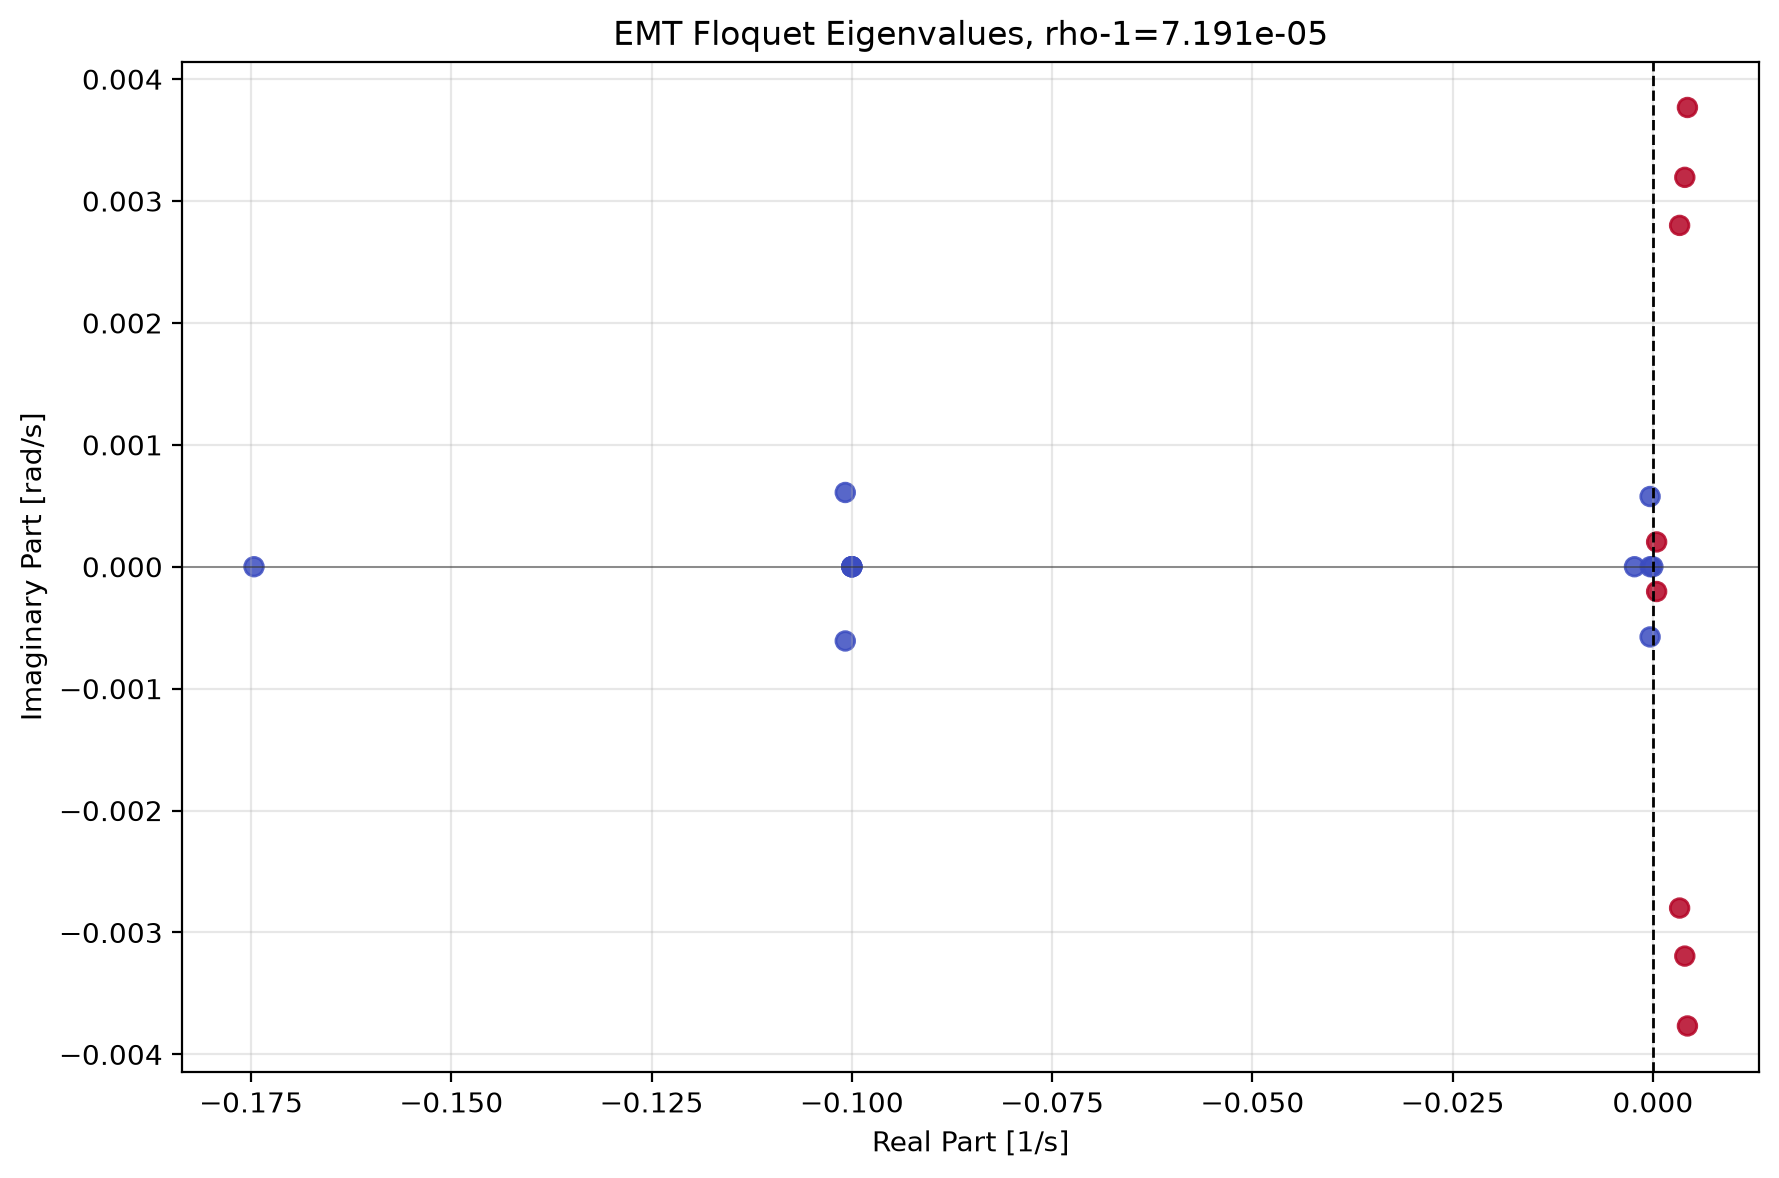

Write the Python code that produced this figure.
# This Source Code Form is subject to the terms of the Mozilla Public
# License, v. 2.0. If a copy of the MPL was not distributed with this
# file, You can obtain one at https://mozilla.org/MPL/2.0/.
# SPDX-License-Identifier: MPL-2.0

"""EMT Floquet small-signal analysis entry point for the TenSyGrid dashboard."""

from __future__ import annotations

import argparse
import hashlib
import pickle
import sys
import time
from pathlib import Path

import matplotlib.pyplot as plt
import numpy as np

project_base = Path(__file__).resolve().parents[2]
src_path = project_base / "src"
if str(src_path) not in sys.path:
    sys.path.insert(0, str(src_path))

import VeraGridEngine.api as vge
from VeraGridEngine.Simulations.SmallSignalStabilityEmt.small_signal_stability_emt_driver import (
    SmallSignalStabilityEmtDriver,
)
from VeraGridEngine.Simulations.SmallSignalStabilityEmt.small_signal_stability_emt_options import (
    SmallSignalStabilityEmtOptions,
)
from VeraGridEngine.enumerations import SmallSignalEmtBuildTypes
from TensyGridEngine.emt.emt_ieee9 import attach_emt_models, build_emt_options, build_power_flow_options
from TensyGridEngine.emt.emt_power_flow import run_emt_power_flows


DEFAULT_GRID = "IEEE 9 Bus EMT.veragrid"
N_MODES = 20
MARGINAL_MULTIPLIER_TOLERANCE = 1.0e-4
# A structural zero eigenvalue (Floquet multiplier mu = 1) makes the periodic
# equilibrium non-hyperbolic. In that case Hartman-Grobman linearization cannot
# certify stability, so the result must always be reported as MARGINAL.
# The tolerance is expressed on the continuous exponent (1/s) and is well below
# the slowest physical modes (>= 3e-4 1/s in the IEEE 9 test case).
ZERO_EIGENVALUE_TOLERANCE = 1.0e-6
STEPS_PER_PERIOD = 600
LIFTED_STEPS_PER_PERIOD = 1200
FORCE_MULTILINEAR_MACHINE = True
GOVERNOR_K = 40.0
# Fast path: matrix-free block-Arnoldi (BIRAM) on the same period map. It needs
# the full 1200-step discretization to reproduce the reference multipliers, but
# refined Ritz vectors are disabled because they re-apply the operator to the
# whole Krylov basis and dominate the runtime.
FAST_STEPS_PER_PERIOD = 1200
FAST_MAX_KRYLOV_DIM = 160
FAST_MAX_RESTARTS = 0


def load_grid(grid_filename: str = DEFAULT_GRID):
    """Load a VeraGrid grid from ``Grids_and_profiles/grids``."""
    grid_path = project_base / "Grids_and_profiles" / "grids" / grid_filename
    if not grid_path.exists():
        raise FileNotFoundError(f"Grid file not found: {grid_path}")
    grid = vge.open_file(str(grid_path))
    print(f"Loaded grid: {grid_path}")
    return grid


def _has_emt_models(grid) -> bool:
    for collection in (grid.buses, grid.generators, grid.lines, grid.loads,
                       grid.transformers2w, grid.shunts):
        for device in collection:
            model = getattr(device, "emt_model", None)
            if model is not None and not model.empty():
                return True
    return False


def _is_lifted_machine(grid) -> bool:
    """Detect the trig-lifted (multilinear) EMT machine from its saved states."""
    for generator in grid.generators:
        model = getattr(generator, "emt_model", None)
        if model is None or model.empty():
            continue
        for child in model.children:
            for state in getattr(child, "state_vars", []):
                if state.name == "u_cos_sauer_pai":
                    return True
    return False


def run_emt_small_signal_analysis(grid, fast: bool = False):
    """Run power flow and EMT Floquet small-signal analysis.

    :param grid: Loaded VeraGrid circuit with EMT models.
    :param fast: Use the matrix-free Hybrid Block-Arnoldi (BIRAM) backend
        instead of the standard ARPACK Arnoldi backend.
    """
    if not _has_emt_models(grid):
        raise RuntimeError("The loaded grid does not contain EMT models")

    lifted_machine = _is_lifted_machine(grid)
    if FORCE_MULTILINEAR_MACHINE:
        attach_emt_models(
            grid,
            multilinear_machine=True,
            governor_k=GOVERNOR_K,
        )
        lifted_machine = True

    steps_per_period = FAST_STEPS_PER_PERIOD if fast else (
        LIFTED_STEPS_PER_PERIOD if lifted_machine else STEPS_PER_PERIOD)
    period = 1.0 / float(grid.fBase)

    balanced_results, three_phase_results = run_emt_power_flows(grid, build_power_flow_options())

    emt_options = build_emt_options()
    emt_options.time_step = period / float(steps_per_period)
    emt_options.simulation_time = period

    small_signal_options = SmallSignalStabilityEmtOptions(
        k=N_MODES,
        target_period=period,
        max_krylov_dim=(FAST_MAX_KRYLOV_DIM if fast else max(30, 2 * N_MODES)),
        ss_assessment_time=period,
        verbose=0,
        max_restarts=(FAST_MAX_RESTARTS if fast else 0),
        use_refined_ritz=(not fast),
        build_type=(SmallSignalEmtBuildTypes.HybridArnoldi
                    if fast else SmallSignalEmtBuildTypes.Arnoldi),
        consistent_dae_tangent=lifted_machine,
    )
    driver = SmallSignalStabilityEmtDriver(
        grid=grid,
        emt_options=emt_options,
        sss_options=small_signal_options,
        pf_results=balanced_results,
        pf_results_3ph=three_phase_results,
    )
    problem = driver.problem
    driver.run()
    if driver.results is None:
        raise RuntimeError("EMT small-signal analysis returned no results")

    eigenvalues = driver.results.eigenvalues
    finite = eigenvalues[np.isfinite(eigenvalues) & (np.abs(eigenvalues) < 1e6)]
    multipliers = np.asarray(driver.results.multipliers)
    finite_mu = multipliers[np.isfinite(multipliers)]
    rho = float(np.max(np.abs(finite_mu))) if len(finite_mu) else float("nan")
    unstable_threshold = float(np.log(1.0 + MARGINAL_MULTIPLIER_TOLERANCE) / period)

    # Stability margin in 1/s: the real part of the dominant continuous
    # eigenvalue. This is coherent with the eigenvalue axis and with
    # ``unstable_threshold`` (also 1/s), unlike the old dimensionless rho - 1.
    margin = float(np.max(np.real(finite))) if len(finite) else float("nan")
    stable = bool(margin <= unstable_threshold) if len(finite) else False

    zero_mask = np.abs(finite) <= ZERO_EIGENVALUE_TOLERANCE
    has_zero_eigenvalue = bool(np.any(zero_mask))
    zero_eigenvalues = [
        {
            "re": float(np.real(ev)),
            "im": float(np.imag(ev)),
            "mu_re": float(np.exp(np.real(ev) * period)),
            "mu_im": float(np.exp(np.real(ev) * period) * np.sin(np.imag(ev) * period)),
        }
        for ev in finite[zero_mask]
    ]

    warnings: list[str] = []
    if has_zero_eigenvalue:
        status = "MARGINAL"
        warnings.append(
            "Zero eigenvalue detected (Floquet multiplier |mu| ≈ 1). The "
            "equilibrium is non-hyperbolic, so the Hartman-Grobman theorem may "
            "not apply and the linear stability assessment is indeterminate."
        )
    elif stable:
        status = "STABLE"
    else:
        status = "UNSTABLE"
        warnings.append(
            f"The dominant eigenvalue has a positive real part "
            f"({margin:.3e} 1/s), above the stability threshold "
            f"({unstable_threshold:.3e} 1/s)."
        )

    dominant_index = int(np.argmax(np.real(finite))) if len(finite) else -1
    dominant_eigenvalue = (
        {
            "re": float(np.real(finite[dominant_index])),
            "im": float(np.imag(finite[dominant_index])),
            "mu_abs": float(np.exp(np.real(finite[dominant_index]) * period)),
        }
        if dominant_index >= 0 else None
    )

    print(f"EMT machine={'multilinear' if lifted_machine else 'original'} "
          f"steps_per_period={steps_per_period}")
    print(f"EMT solver={'Hybrid Block-Arnoldi (matrix-free)' if fast else 'Arnoldi (ARPACK)'}")
    print(f"EMT states={problem.get_states_number()} diff_vars={problem.get_diff_var_number()}")
    print(f"Finite eigenvalues={len(finite)} rho={rho:.9f} status={status} "
          f"margin={margin:.6e} 1/s threshold={unstable_threshold:.6e} 1/s")
    if has_zero_eigenvalue:
        print(f"Zero eigenvalue(s)={len(zero_eigenvalues)} -> MARGINAL "
              f"(Hartman-Grobman may not apply)")

    return {
        "problem": problem,
        "pf_results": balanced_results,
        "results": driver.results,
        "eigenvalues": finite,
        "stable": stable,
        "status": status,
        "margin": margin,
        "margin_definition": "max_real_part",
        "rho": rho,
        "dominant_eigenvalue": dominant_eigenvalue,
        "has_zero_eigenvalue": has_zero_eigenvalue,
        "zero_eigenvalues": zero_eigenvalues,
        "warnings": warnings,
        "unstable_threshold": unstable_threshold,
        "period": period,
        "fast": fast,
        "build_type": str(small_signal_options.build_type),
        "solver": "Hybrid Block-Arnoldi (matrix-free)" if fast else "Arnoldi (ARPACK)",
    }


def plot_results(results: dict, output_path: Path | None = None) -> None:
    """Plot and save the finite eigenvalues."""
    eigenvalues = results["eigenvalues"]
    if output_path is None:
        output_path = Path(__file__).resolve().parent / "small_signal_analysis_main_emt.png"

    fig, ax = plt.subplots(figsize=(9, 6))
    if len(eigenvalues):
        colors = np.real(eigenvalues) > 0.0
        ax.scatter(np.real(eigenvalues), np.imag(eigenvalues), c=colors, cmap="coolwarm", s=45, alpha=0.85)
    ax.axvline(0.0, color="k", linestyle="--", linewidth=1)
    ax.axhline(0.0, color="k", linewidth=0.7, alpha=0.4)
    ax.set_xlabel("Real Part [1/s]")
    ax.set_ylabel("Imaginary Part [rad/s]")
    ax.set_title(f"EMT Floquet Eigenvalues ({results.get('solver', 'Arnoldi')}), "
                 f"max Re={results['margin']:.3e} 1/s (rho={results.get('rho', float('nan')):.6f})")
    ax.grid(True, alpha=0.3)
    plt.tight_layout()
    fig.savefig(output_path, dpi=200, bbox_inches="tight")
    plt.close(fig)
    print(f"Saved plot: {output_path}")


def _damping(re_: float, im: float) -> float:
    mag = np.sqrt(re_ * re_ + im * im)
    return -re_ / mag if mag > 1e-12 else 0.0


def _freq_hz(im: float) -> float:
    return abs(im) / (2 * np.pi)


def _hash_operating_point(x: np.ndarray) -> str:
    return hashlib.sha256(np.asarray(x, dtype=float).tobytes()).hexdigest()


def save_results(results: dict, grid, grid_filename: str, elapsed: float) -> None:
    eigenvalues = results["eigenvalues"]
    pf_results = results["pf_results"]
    emt_results = results["results"]
    problem = results["problem"]
    fast = bool(results.get("fast", False))

    eigenvalues_list = [
        {"re": float(np.real(ev)), "im": float(np.imag(ev))}
        for ev in eigenvalues
    ]

    pf_matrix = emt_results.participation_factors
    state_var_names = [
        str(v.name) if hasattr(v, "name") else f"state_{i}"
        for i, v in enumerate(problem.get_state_vars())
    ]

    critical_modes = []
    for i, ev in enumerate(eigenvalues):
        re, im = float(np.real(ev)), float(np.imag(ev))
        if abs(im) <= 1.0e-9:
            continue
        damping = float(_damping(re, im))

        participation = {}
        if pf_matrix is not None and i < pf_matrix.shape[1]:
            pf_col = pf_matrix[:, i]
            for j, var_name in enumerate(state_var_names):
                if j < len(pf_col):
                    participation[str(var_name)] = float(pf_col[j])

        top_participation = dict(sorted(participation.items(), key=lambda x: abs(x[1]), reverse=True)[:5])

        critical_modes.append({
            "mode": i,
            "re": re,
            "im": im,
            "damping": damping,
            "freq_hz": float(_freq_hz(im)),
            "critical": bool(abs(damping) < 0.05),
            "participation_factors": top_participation,
        })
    critical_modes.sort(key=lambda m: m["damping"])

    bus_voltages = []
    voltages = pf_results.voltage
    bus_names = pf_results.bus_names if hasattr(pf_results, "bus_names") else []
    bus_types = pf_results.bus_types if hasattr(pf_results, "bus_types") else []

    for i, bus in enumerate(grid.buses):
        v_complex = voltages[i] if i < len(voltages) else 1.0 + 0j
        vm = float(abs(v_complex))
        theta = float(np.angle(v_complex))
        bus_type = str(bus_types[i]) if i < len(bus_types) else "Unknown"
        bus_name = str(bus_names[i]) if i < len(bus_names) else str(bus.name)

        bus_voltages.append({
            "id": bus.idtag if hasattr(bus, "idtag") else str(i),
            "name": bus_name,
            "type": bus_type,
            "vm_pu": round(vm, 4),
            "theta_deg": round(float(np.degrees(theta)), 2),
        })

    grid_info = {
        "n_buses": len(list(grid.buses)),
        "n_generators": len(list(grid.generators)),
        "n_lines": len(list(grid.lines)),
        "n_loads": len(list(grid.loads)),
        "n_transformers": len(list(grid.transformers2w)),
    }

    op_hash = _hash_operating_point(np.asarray(pf_results.voltage, dtype=complex).real.reshape(-1))

    output = {
        "grid_name": grid_filename,
        "study": "EMT_FAST" if fast else "EMT",
        "build_type": results.get("build_type", "Arnoldi"),
        "solver": results.get("solver", "Arnoldi (ARPACK)"),
        "stable": results["stable"],
        "status": results["status"],
        "margin": results["margin"],
        "margin_definition": results.get("margin_definition", "max_real_part"),
        "rho": results.get("rho"),
        "dominant_eigenvalue": results.get("dominant_eigenvalue"),
        "has_zero_eigenvalue": results.get("has_zero_eigenvalue", False),
        "zero_eigenvalues": results.get("zero_eigenvalues", []),
        "warnings": results.get("warnings", []),
        "unstable_threshold": results["unstable_threshold"],
        "period": results["period"],
        "matches": 0,
        "op_hash": op_hash,
        "eigenvalues": eigenvalues_list,
        "critical_modes": critical_modes[:10],
        "bus_voltages": bus_voltages,
        "grid_info": grid_info,
        "n_eigenvalues": len(eigenvalues),
        "n_state_vars": problem.get_states_number() + problem.get_diff_var_number(),
        "elapsed_seconds": round(elapsed, 2),
    }

    output_dir = Path("precomputed_builds")
    output_dir.mkdir(exist_ok=True)
    study_tag = "emt_fast" if fast else "emt"
    output_path = output_dir / f"{Path(grid_filename).stem}_{study_tag}_{op_hash[:6]}.tensygrid"
    with open(output_path, "wb") as f:
        pickle.dump(output, f)

    print(f"Results saved to {output_path}")


def main() -> None:
    parser = argparse.ArgumentParser(
        description="Run the EMT Floquet small-signal analysis."
    )
    parser.add_argument(
        "grid_filename",
        nargs="?",
        default=DEFAULT_GRID,
        help="Grid file name inside Grids_and_profiles/grids.",
    )
    parser.add_argument(
        "--fast",
        action="store_true",
        help="Use the faster matrix-free Hybrid Block-Arnoldi (BIRAM) backend.",
    )
    parser.add_argument(
        "--build-type",
        dest="build_type",
        choices=("arnoldi", "hybrid"),
        default=None,
        help="Explicit Floquet eigensolver backend (overrides --fast).",
    )
    args = parser.parse_args()

    if args.build_type is None:
        fast = bool(args.fast)
    else:
        fast = args.build_type == "hybrid"

    t_start = time.perf_counter()
    grid = load_grid(args.grid_filename)
    results = run_emt_small_signal_analysis(grid, fast=fast)
    plot_results(results)
    save_results(results, grid, args.grid_filename, time.perf_counter() - t_start)


if __name__ == "__main__":
    main()
